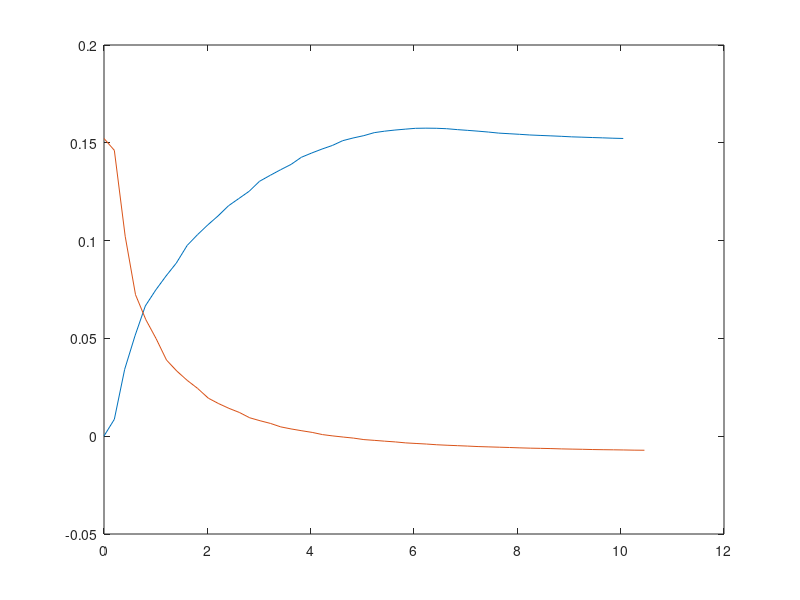

Write MATLAB code to recreate this figure. (Note: this script raises an error after producing the figure.)
clear all; close all; clc

%% Inputs 
close all; clc

% load input force ("force") and time ("time)
load 8w_cold_water_avg.mat;
input_force = force / 1000; % N
input_t = time - time(1); % sec
data_freq = time(3) - time(2);

% slice the data into heating and cooling
power_on_t = 4.3;
power_off_t = 14.3;
power_on_idx = cast(power_on_t/data_freq, "uint8");
power_off_idx = cast(power_off_t/data_freq, "uint8");

heating_t = input_t(power_on_idx:power_off_idx);
heating_t = heating_t - heating_t(1);
heating_force = input_force(power_on_idx:power_off_idx);

cooling_t = input_t(power_off_idx:end);
cooling_t = cooling_t - cooling_t(1);
cooling_force = input_force(power_off_idx:end);

plot(heating_t, heating_force)
hold on
plot(cooling_t, cooling_force)


%% T1 Thruster Configuration
close all; clc

b_fluid = 30; % damper (N*s/m) - currently a total guess
m_cap = 0.015; % mass (kg)
k_origami = 98.1; % spring (N/m) - 0.004" plastic
% k_origami = 18.25 % spring (N/m) - 0.002" plastic
k_tca = 25.4; % (N/m) - spring constant of TCAs between 0-4mm, becomes more nonlinear after that
b_tca = 25.4; % In water, cooling time constant = 1 (tau = B/K)

% Set up the state matrices
A = [-b_fluid/m_cap, -1/m_cap; k_origami, 0];
B = [1/m_cap; 0];
C = [0, 1/k_origami; 1, 0];
D = [0; 0];

%% T2 Thruster Configuration
close all; clc

b_fluid = 10; % damper (N*s/m) - currently a total guess
m_cap = 0.015; % mass (kg)
k_origami = 98.1; % spring (N/m) - 0.004" plastic
% k_origami = 18.25 % spring (N/m) - 0.002" plastic

% Set up the state matrices

%% Solve with STEP
% close all; clc
% 
% sys = ss(A, B, C, D);
% step_tfinal = 20;
% [y_step, t_step] = step(sys, tfinal);
% plot(t_step, y_step)

%% Solve with ODE45 
% (should be the same as above if x0=[0,0] and f=[1])
close all; clc

% Heating response
x0 = [0; 0];
tfinal = 10;
tspan = [0, tfinal];

% find the state variables (x)
[t_heating,x_heating] = ode45(@(t,x) odefcn_heating(t,x,m_cap,b_fluid,k_origami,heating_force,heating_t), tspan, x0);

% use the state variables (x) to find the output variables (y)
sz = size(x_heating); 
y_heating = zeros(sz); 
y_heating(:,1) = (1/k_origami)*x_heating(:,2); % displacement of the mass
y_heating(:,2) = x_heating(:,1); % velocity of the mass

% Cooling response
x0 = [x_heating(end,1); x_heating(end,2); x_heating(end,2)]; % assuming F_origami = F_tca at t=0
% x0 = [1;1;1];
tfinal = 5;
tspan = [0, tfinal];

% find the state variables (x)
[t_cooling, x_cooling] = ode45(@(t,x) odefcn_cooling(t, x, m_cap, b_fluid, k_origami, b_tca, k_tca), tspan, x0);

% use the state variables (x) to find the output variables (y)
sz = size(x_cooling); 
y_cooling = zeros(sz); 
y_cooling(:,1) = (1/k_origami)*x_cooling(:,3); % displacement of the mass
y_cooling(:,2) = x_cooling(:,1); % velocity of the mass

figure
subplot(2,2,1)
plot(t_heating, y_heating(:,1)*1000)
xlabel("Time (sec)")
ylabel("X_{mass} (mm)")
title("Displacement of Cap: Contraction")

subplot(2,2,2)
plot(t_heating, y_heating(:,2)*1000)
xlabel("Time (sec)")
ylabel("V_{mass} (mm/s)")
title("Velocity of Cap: Contraction")

subplot(2,2,3)
plot(t_cooling, y_cooling(:,1)*1000)
xlabel("Time (sec)")
ylabel("X_{mass} (mm)")
title("Displacement of Cap: Expansion")

subplot(2,2,4)
plot(t_cooling, y_cooling(:,2)*1000)
xlabel("Time (sec)")
ylabel("V_{mass} (mm/s)")
title("Velocity of Cap: Expansion")

%% Animation
X = [X_vec(1,:); X_vec(3,:)];
salp_no_fluids_animation(p,t_vec,X,false,1);

%% Functions

function dxdt = odefcn_heating(t, x, m, b, k, input_force, input_t)
    % f_t = ft(input_force, input_t, t);
    f_t = interp1(input_t, input_force, t, 'linear', 'extrap');
    dxdt = zeros(2,1);
    dxdt(1) = (-b/m)*x(1) + (-1/m)*x(2) + (1/m)*f_t;
    dxdt(2) = k*x(1);
end

function dxdt = odefcn_cooling(t, x, m, b_fluid, k_origami, b_tca, k_tca)
    dxdt = zeros(3,1);
    dxdt(1) = (-b_fluid/m)*x(1) + (-1/m)*x(2) + (-1/m)*x(3);
    dxdt(2) = k_tca*x(1) + (-k_tca/b_tca)*x(2);
    dxdt(3) = k_origami*x(1);
end

function input_force = ft(f_in, t_in, t_desired)
    tol = 0.2;
    idx = find_index_near(t_in, t_desired, tol);
    input_force = f_in(idx);
end

function idx = find_index_near(vector, value, tol)
    idx = -100;
    for i = 1:length(vector)
        if abs(vector(i) - value) < tol
            idx = i;
            break
        end
    end
    if idx == -100
        disp("Could not find an index within the given tolerance")
    end
end